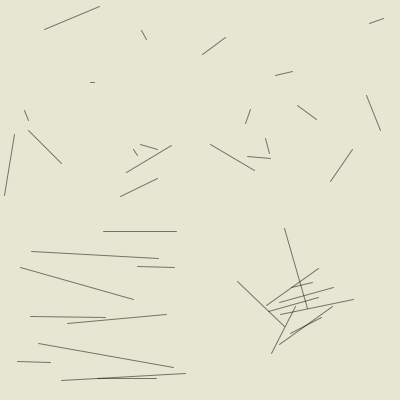
Frame 1 (no input)
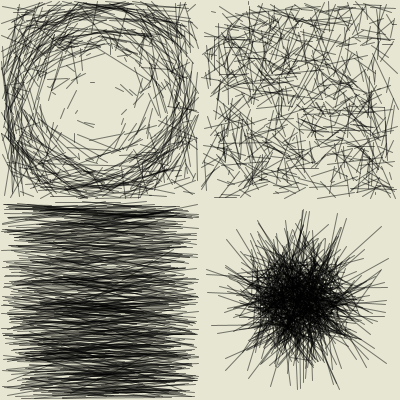
Frame 60 (the mouse pressed at the canvas centre just before this capture)
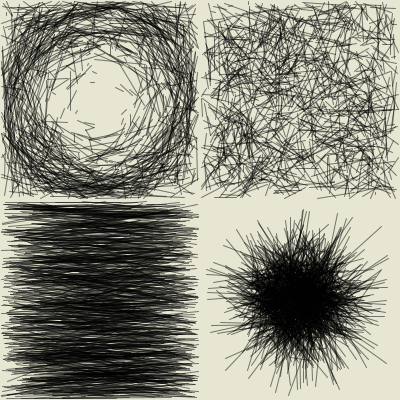
Frame 120 (the mouse held since frame 60 and released just before this capture)

The Processing sketch that drew these frames (run headless with seeded random() and noise(); from frame 60 on, the mouse is pressed at the canvas centre):

// Processing sketch: processing_111172
// ── processing_111172.pde

int nmark;
int ntry;
void setup( )
{
  size( 400,400);
  smooth();
   
  reset();
  ntry = 16;
}
 
void draw( )
{
  int i;
   
  stroke(0,128);
  HowBad b = new Round();
  HowBad c = new Horiz();
  HowBad d = new Short();
  HowBad e = new Central();
  for(i=0; i<10 && nmark<1000; i++ )
  {
    ++nmark;
//    oneScratch();
    makeMark( b, ntry, 1,1,198,198);
    makeMark( c, ntry, 1,201,198,198);
    makeMark( d, ntry, 201,1,198,198);
    makeMark( e, ntry, 201,201,198,198);
  }
   
}
 
// ------------------------
class HowBad
{
  float badness( Mark m, int w, int h )
  {
    return random(1);
  }
}
// ------------------------
class Horiz extends HowBad
{
  float badness( Mark m, int w, int h )
  {
    float dx = abs( m.x1-m.x2);
    float dy = abs( m.y1-m.y2);
    if( dx==0 )
      dx = 0.1;
    return dy/dx;
  }
}
 
// ------------------------
class Short extends HowBad
{
  float badness( Mark m, int w, int h )
  {
    float d = dist(m.x1,m.y1,m.x2,m.y2);
    return d;
  }
}
// ------------------------
class Central extends HowBad
{
  float badness( Mark m, int w, int h )
  {
    float xc = w/2;
    float yc = h/2;
    float d = dist(xc,yc,m.x1,m.y1)+dist(xc,yc,m.x2,m.y2);
    return d;
  }
}
 
// ------------------------
class Round extends HowBad
{
  float badness( Mark m, int w, int h )
  {
    float xc = w/2;
    float yc = h/2;
      float d1 = dist(xc,yc,m.x1,m.y1);
      float d2 = dist(xc,yc,m.x2,m.y2);
      float d3 = dist(xc,yc,(m.x1+m.x2)/2,(m.y1+m.y2)/2);
      float mx = max(d1,d2);
      mx = max( mx,d3 );
      float v1 = abs(d1-d3)/mx;
      float v2 = abs(d2-d3)/mx;
      float v = max(v1,v2);
    return v;
  }
}
 
// ------------------------
class Mark
{
  float x1,y1,x2,y2;
  float badness;
   
  Mark( HowBad b, int w, int h )
  {
    x1 = random(w);
    x2 = random(w);
    y1 = random(h);
    y2 = random(h);
    badness = b.badness( this,w,h );
  }
}
 
// ------------------------
void makeMark( HowBad b, int tries, int x,int y,int w, int h )
{
  int i;
  Mark m = new Mark(b,w,h);
   
  for( i=1; i<tries; i++)
  {
    Mark mtmp = new Mark(b,w,h);
    if( mtmp.badness < m.badness )
      m = mtmp;
  }
  line( x+m.x1,y+m.y1, x+m.x2, y+m.y2);
}
 
// ------------------------
 
void keyPressed( )
{
  if( key==' ')
    reset();
}
 
void reset( )
{
  background(230,230,210);
  nmark = 0;
  ntry *= 4;
  if( ntry >5000 )
    ntry = 4;
}
